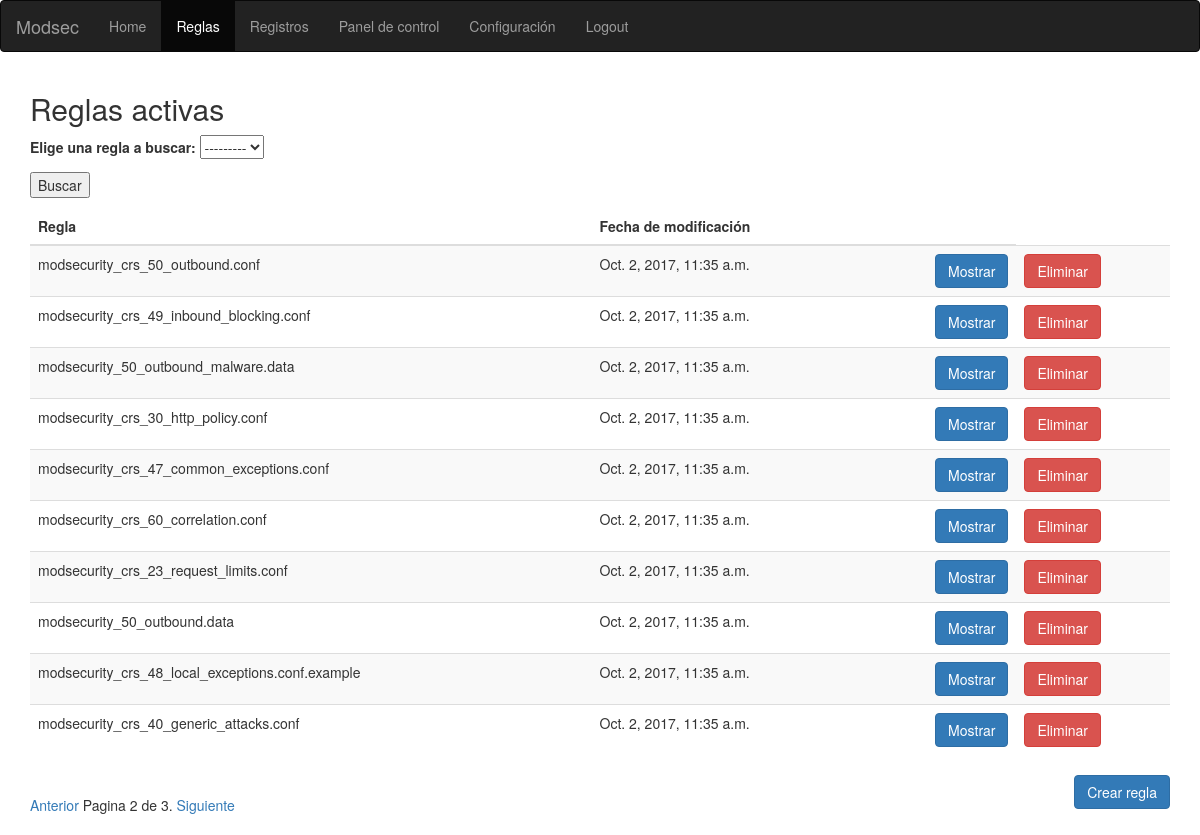
Screenshot of /modsec/rules/?page=2 (signed in) with the database file from the repository.
### modsec/models.py (models this page shows, shortened)
class Rule(models.Model):
    name= models.CharField(max_length=200)
    text= RichTextField(config_name='default',extra_plugins=['codesnippet'],)
    lastMod=models.DateTimeField(default=timezone.now)
    path=models.ForeignKey(Path,on_delete=models.CASCADE)

### modsec/views.py (the view)
@login_required(login_url='/modsec/login')
def rules(request):
    rule=""
    if request.method == 'POST':
        form = selectRule(request.POST)
        if form.is_valid():
            rule=form.cleaned_data['ruleSel']
            rules=Rule.objects.all()
            reglas=[]
            for r in rules:
                if str(rule)==str(r):
                    reglas.append(r)
            paginator = Paginator(reglas, 10) # Show 25 contacts per page
            page = request.GET.get('page')
            try:
                reglas = paginator.page(page)
            except PageNotAnInteger:
                reglas = paginator.page(1)
            except EmptyPage:
                reglas = paginator.page(paginator.num_pages)
            context={'form':form,'reglas':reglas,'rule': rule}
            return render(request, 'modsec/rules.html',context)
    else:
        reglas=Rule.objects.all()
        paginator = Paginator(reglas, 10) # Show 25 contacts per page
        page = request.GET.get('page')
        try:
            reglas = paginator.page(page)
        except PageNotAnInteger:
            reglas = paginator.page(1)
        except EmptyPage:
            reglas = paginator.page(paginator.num_pages)
        form = selectRule()
        context={'form':form,'reglas':reglas,'rule': rule}
    return render(request, 'modsec/rules.html',context)

### modsec/forms.py
class selectRule(forms.Form):
    ruleSel=forms.ModelChoiceField(queryset=Rule.objects.all(),label="Elige una regla a buscar")

### modsec/templates/modsec/rules.html (shortened to what this page needs)
<!DOCTYPE html>
<html lang="en">
<head>
  <link rel="stylesheet" href="https://maxcdn.bootstrapcdn.com/bootstrap/3.3.7/css/bootstrap.min.css">
</head>
<body>
<nav class="navbar navbar-inverse">
  <div class="container-fluid">
    <div class="navbar-header">
      <a class="navbar-brand" href="/modsec/">Modsec</a>
    </div>
    <ul class="nav navbar-nav">
      <li><a href="/modsec/">Home</a></li>
      <li class="active"><a href="/modsec/rules/">Reglas</a></li>
      <li><a href="/modsec/logs/">Registros</a></li>
      <li><a href="/modsec/dashboard/">Panel de control</a></li>
       <li><a href="/modsec/conf/">Configuración</a></li>
      <li><a href="/modsec/logout/">Logout</a></li>
    </ul>
  </div>
</nav>
<div class="container">
  <h2>Reglas activas</h2>
   <form id="form" method="post" action="">{% csrf_token %}
    {{form.as_p}}
    <p><input type="submit" value="Buscar"/></p>
  </form>
  <table class="table table-striped">
    <thead>
      <tr>
        <th>Regla</th>
        <th>Fecha de modificación</th>
        <th></th>
      </tr>
    </thead>
    <tbody>
     {% for rule in reglas %}
     	<tr>
			 <td>{{ rule.name }}</td>
			 <td>{{ rule.lastMod }}</td>
			 <td><a href="/modsec/showRule/{{ rule.id }}/" class="btn btn-primary" style="float:right">Mostrar</a></td>
        {% if request.user.is_superuser %}
          <td> <a href="/modsec/deleteRule/{{ rule.id }}/" class="btn btn-danger" style="float:left">Eliminar</a></td>
       {% endif %}
	 {% endfor %}
       </tr>
    </tbody>
  </table>
  <div class="pagination">
    <span class="step-links">
        {% if reglas.has_previous %}
            <a href="?page={{ reglas.previous_page_number }}">Anterior</a>
        {% endif %}
        <span class="current">
            Pagina {{ reglas.number }} de {{ reglas.paginator.num_pages }}.
        </span>
        {% if reglas.has_next %}
            <a href="?page={{ reglas.next_page_number }}">Siguiente</a>
        {% endif %}
    </span>
</div>
 <a href="/modsec/createRule/" class="btn btn-primary" style="float:right">Crear regla</a>
</div>
</body>
</html>

### rows the page displays
Rule: name "modsecurity_crs_50_outbound.conf", lastMod "Oct. 2, 2017, 11:35 a.m."
Rule: name "modsecurity_crs_49_inbound_blocking.conf", lastMod "Oct. 2, 2017, 11:35 a.m."
Rule: name "modsecurity_50_outbound_malware.data", lastMod "Oct. 2, 2017, 11:35 a.m."
Rule: name "modsecurity_crs_30_http_policy.conf", lastMod "Oct. 2, 2017, 11:35 a.m."
Rule: name "modsecurity_crs_47_common_exceptions.conf", lastMod "Oct. 2, 2017, 11:35 a.m."
Rule: name "modsecurity_crs_60_correlation.conf", lastMod "Oct. 2, 2017, 11:35 a.m."
Rule: name "modsecurity_crs_23_request_limits.conf", lastMod "Oct. 2, 2017, 11:35 a.m."
Rule: name "modsecurity_50_outbound.data", lastMod "Oct. 2, 2017, 11:35 a.m."
Rule: name "modsecurity_crs_48_local_exceptions.conf.example", lastMod "Oct. 2, 2017, 11:35 a.m."
Rule: name "modsecurity_crs_40_generic_attacks.conf", lastMod "Oct. 2, 2017, 11:35 a.m."

### other values shown
{{ reglas.number }} "2"
{{ reglas.paginator.num_pages }} "3"
